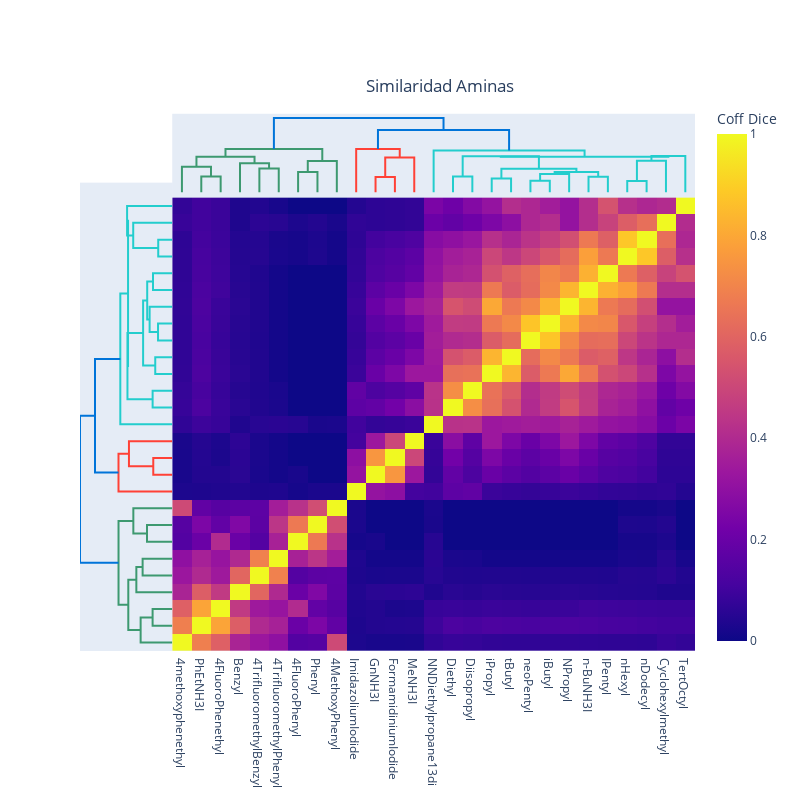

Notebook source saved alongside this figure:
### Code cell
similarity_tanimoto = calculate_amine_fingerprint_distance(amines_smiles, abb_amines_names, 'Dice')
plot_heatmap_plotly(similarity_tanimoto, abb_amines_names, 'Similaridad Aminas', 'centroid', 'Coff Dice')

### Figure 1 — Plotly figure (JSON) as saved in the notebook; plotly's stock layout.template omitted (floating-point values rounded to 4 significant figures; data arrays with more than 128 entries replaced by an {"elided": "..."} marker saying what was removed)
{"data": [{"hoverinfo": "text", "marker": {"color": "rgb(61,153,112)"}, "mode": "lines", "type": "scatter", "x": [15, 15, 25, 25], "xaxis": "x", "y": [0, 0.4215, 0.4215, 0], "yaxis": "y2"}, {"hoverinfo": "text", "marker": {"color": "rgb(61,153,112)"}, "mode": "lines", "type": "scatter", "x": [5, 5, 20, 20], "xaxis": "x", "y": [0, 0.6781, 0.6781, 0.4215], "yaxis": "y2"}, {"hoverinfo": "text", "marker": {"color": "rgb(61,153,112)"}, "mode": "lines", "type": "scatter", "x": [45, 45, 55, 55], "xaxis": "x", "y": [0, 0.6355, 0.6355, 0], "yaxis": "y2"}, {"hoverinfo": "text", "marker": {"color": "rgb(61,153,112)"}, "mode": "lines", "type": "scatter", "x": [35, 35, 50, 50], "xaxis": "x", "y": [0, 0.77, 0.77, 0.6355], "yaxis": "y2"}, {"hoverinfo": "text", "marker": {"color": "rgb(61,153,112)"}, "mode": "lines", "type": "scatter", "x": [12.5, 12.5, 42.5, 42.5], "xaxis": "x", "y": [0.6781, 0.9426, 0.9426, 0.77], "yaxis": "y2"}, {"hoverinfo": "text", "marker": {"color": "rgb(61,153,112)"}, "mode": "lines", "type": "scatter", "x": [65, 65, 75, 75], "xaxis": "x", "y": [0, 0.5419, 0.5419, 0], "yaxis": "y2"}, {"hoverinfo": "text", "marker": {"color": "rgb(61,153,112)"}, "mode": "lines", "type": "scatter", "x": [70, 70, 85, 85], "xaxis": "x", "y": [0.5419, 0.8345, 0.8345, 0], "yaxis": "y2"}, {"hoverinfo": "text", "marker": {"color": "rgb(61,153,112)"}, "mode": "lines", "type": "scatter", "x": [27.5, 27.5, 77.5, 77.5], "xaxis": "x", "y": [0.9426, 1.152, 1.152, 0.8345], "yaxis": "y2"}, {"hoverinfo": "text", "marker": {"color": "rgb(255,65,54)"}, "mode": "lines", "type": "scatter", "x": [105, 105, 115, 115], "xaxis": "x", "y": [0, 0.4071, 0.4071, 0], "yaxis": "y2"}, {"hoverinfo": "text", "marker": {"color": "rgb(255,65,54)"}, "mode": "lines", "type": "scatter", "x": [110, 110, 125, 125], "xaxis": "x", "y": [0.4071, 0.9286, 0.9286, 0], "yaxis": "y2"}, {"hoverinfo": "text", "marker": {"color": "rgb(255,65,54)"}, "mode": "lines", "type": "scatter", "x": [95, 95, 117.5, 117.5], "xaxis": "x", "y": [0, 1.153, 1.153, 0.9286], "yaxis": "y2"}, {"hoverinfo": "text", "marker": {"color": "rgb(35,205,205)"}, "mode": "lines", "type": "scatter", "x": [145, 145, 155, 155], "xaxis": "x", "y": [0, 0.421, 0.421, 0], "yaxis": "y2"}, {"hoverinfo": "text", "marker": {"color": "rgb(35,205,205)"}, "mode": "lines", "type": "scatter", "x": [165, 165, 175, 175], "xaxis": "x", "y": [0, 0.3645, 0.3645, 0], "yaxis": "y2"}, {"hoverinfo": "text", "marker": {"color": "rgb(35,205,205)"}, "mode": "lines", "type": "scatter", "x": [185, 185, 195, 195], "xaxis": "x", "y": [0, 0.3048, 0.3048, 0], "yaxis": "y2"}, {"hoverinfo": "text", "marker": {"color": "rgb(35,205,205)"}, "mode": "lines", "type": "scatter", "x": [190, 190, 205, 205], "xaxis": "x", "y": [0.3048, 0.4856, 0.4856, 0], "yaxis": "y2"}, {"hoverinfo": "text", "marker": {"color": "rgb(35,205,205)"}, "mode": "lines", "type": "scatter", "x": [215, 215, 225, 225], "xaxis": "x", "y": [0, 0.4132, 0.4132, 0], "yaxis": "y2"}, {"hoverinfo": "text", "marker": {"color": "rgb(35,205,205)"}, "mode": "lines", "type": "scatter", "x": [197.5, 197.5, 220, 220], "xaxis": "x", "y": [0.4856, 0.5369, 0.5369, 0.4132], "yaxis": "y2"}, {"hoverinfo": "text", "marker": {"color": "rgb(35,205,205)"}, "mode": "lines", "type": "scatter", "x": [170, 170, 208.8, 208.8], "xaxis": "x", "y": [0.3645, 0.6248, 0.6248, 0.5369], "yaxis": "y2"}, {"hoverinfo": "text", "marker": {"color": "rgb(35,205,205)"}, "mode": "lines", "type": "scatter", "x": [150, 150, 189.4, 189.4], "xaxis": "x", "y": [0.421, 0.9606, 0.9606, 0.6248], "yaxis": "y2"}, {"hoverinfo": "text", "marker": {"color": "rgb(35,205,205)"}, "mode": "lines", "type": "scatter", "x": [235, 235, 245, 245], "xaxis": "x", "y": [0, 0.3007, 0.3007, 0], "yaxis": "y2"}, {"hoverinfo": "text", "marker": {"color": "rgb(35,205,205)"}, "mode": "lines", "type": "scatter", "x": [240, 240, 255, 255], "xaxis": "x", "y": [0.3007, 0.8371, 0.8371, 0], "yaxis": "y2"}, {"hoverinfo": "text", "marker": {"color": "rgb(35,205,205)"}, "mode": "lines", "type": "scatter", "x": [247.5, 247.5, 265, 265], "xaxis": "x", "y": [0.8371, 0.9684, 0.9684, 0], "yaxis": "y2"}, {"hoverinfo": "text", "marker": {"color": "rgb(35,205,205)"}, "mode": "lines", "type": "scatter", "x": [169.7, 169.7, 256.2, 256.2], "xaxis": "x", "y": [0.9606, 0.9477, 0.9477, 0.9684], "yaxis": "y2"}, {"hoverinfo": "text", "marker": {"color": "rgb(35,205,205)"}, "mode": "lines", "type": "scatter", "x": [135, 135, 213.0, 213.0], "xaxis": "x", "y": [0, 1.114, 1.114, 0.9477], "yaxis": "y2"}, {"hoverinfo": "text", "marker": {"color": "rgb(0,116,217)"}, "mode": "lines", "type": "scatter", "x": [106.2, 106.2, 174.0, 174.0], "xaxis": "x", "y": [1.153, 1.657, 1.657, 1.114], "yaxis": "y2"}, {"hoverinfo": "text", "marker": {"color": "rgb(0,116,217)"}, "mode": "lines", "type": "scatter", "x": [52.5, 52.5, 140.1, 140.1], "xaxis": "x", "y": [1.152, 1.978, 1.978, 1.657], "yaxis": "y2"}, {"hoverinfo": "text", "marker": {"color": "rgb(61,153,112)"}, "mode": "lines", "type": "scatter", "x": [0, -0.4215, -0.4215, 0], "xaxis": "x2", "y": [15, 15, 25, 25], "yaxis": "y"}, {"hoverinfo": "text", "marker": {"color": "rgb(61,153,112)"}, "mode": "lines", "type": "scatter", "x": [0, -0.6781, -0.6781, -0.4215], "xaxis": "x2", "y": [5, 5, 20, 20], "yaxis": "y"}, {"hoverinfo": "text", "marker": {"color": "rgb(61,153,112)"}, "mode": "lines", "type": "scatter", "x": [0, -0.6355, -0.6355, 0], "xaxis": "x2", "y": [45, 45, 55, 55], "yaxis": "y"}, {"hoverinfo": "text", "marker": {"color": "rgb(61,153,112)"}, "mode": "lines", "type": "scatter", "x": [0, -0.77, -0.77, -0.6355], "xaxis": "x2", "y": [35, 35, 50, 50], "yaxis": "y"}, {"hoverinfo": "text", "marker": {"color": "rgb(61,153,112)"}, "mode": "lines", "type": "scatter", "x": [-0.6781, -0.9426, -0.9426, -0.77], "xaxis": "x2", "y": [12.5, 12.5, 42.5, 42.5], "yaxis": "y"}, {"hoverinfo": "text", "marker": {"color": "rgb(61,153,112)"}, "mode": "lines", "type": "scatter", "x": [0, -0.5419, -0.5419, 0], "xaxis": "x2", "y": [65, 65, 75, 75], "yaxis": "y"}, {"hoverinfo": "text", "marker": {"color": "rgb(61,153,112)"}, "mode": "lines", "type": "scatter", "x": [-0.5419, -0.8345, -0.8345, 0], "xaxis": "x2", "y": [70, 70, 85, 85], "yaxis": "y"}, {"hoverinfo": "text", "marker": {"color": "rgb(61,153,112)"}, "mode": "lines", "type": "scatter", "x": [-0.9426, -1.152, -1.152, -0.8345], "xaxis": "x2", "y": [27.5, 27.5, 77.5, 77.5], "yaxis": "y"}, {"hoverinfo": "text", "marker": {"color": "rgb(255,65,54)"}, "mode": "lines", "type": "scatter", "x": [0, -0.4071, -0.4071, 0], "xaxis": "x2", "y": [105, 105, 115, 115], "yaxis": "y"}, {"hoverinfo": "text", "marker": {"color": "rgb(255,65,54)"}, "mode": "lines", "type": "scatter", "x": [-0.4071, -0.9286, -0.9286, 0], "xaxis": "x2", "y": [110, 110, 125, 125], "yaxis": "y"}, {"hoverinfo": "text", "marker": {"color": "rgb(255,65,54)"}, "mode": "lines", "type": "scatter", "x": [0, -1.153, -1.153, -0.9286], "xaxis": "x2", "y": [95, 95, 117.5, 117.5], "yaxis": "y"}, {"hoverinfo": "text", "marker": {"color": "rgb(35,205,205)"}, "mode": "lines", "type": "scatter", "x": [0, -0.421, -0.421, 0], "xaxis": "x2", "y": [145, 145, 155, 155], "yaxis": "y"}, {"hoverinfo": "text", "marker": {"color": "rgb(35,205,205)"}, "mode": "lines", "type": "scatter", "x": [0, -0.3645, -0.3645, 0], "xaxis": "x2", "y": [165, 165, 175, 175], "yaxis": "y"}, {"hoverinfo": "text", "marker": {"color": "rgb(35,205,205)"}, "mode": "lines", "type": "scatter", "x": [0, -0.3048, -0.3048, 0], "xaxis": "x2", "y": [185, 185, 195, 195], "yaxis": "y"}, {"hoverinfo": "text", "marker": {"color": "rgb(35,205,205)"}, "mode": "lines", "type": "scatter", "x": [-0.3048, -0.4856, -0.4856, 0], "xaxis": "x2", "y": [190, 190, 205, 205], "yaxis": "y"}, {"hoverinfo": "text", "marker": {"color": "rgb(35,205,205)"}, "mode": "lines", "type": "scatter", "x": [0, -0.4132, -0.4132, 0], "xaxis": "x2", "y": [215, 215, 225, 225], "yaxis": "y"}, {"hoverinfo": "text", "marker": {"color": "rgb(35,205,205)"}, "mode": "lines", "type": "scatter", "x": [-0.4856, -0.5369, -0.5369, -0.4132], "xaxis": "x2", "y": [197.5, 197.5, 220, 220], "yaxis": "y"}, {"hoverinfo": "text", "marker": {"color": "rgb(35,205,205)"}, "mode": "lines", "type": "scatter", "x": [-0.3645, -0.6248, -0.6248, -0.5369], "xaxis": "x2", "y": [170, 170, 208.8, 208.8], "yaxis": "y"}, {"hoverinfo": "text", "marker": {"color": "rgb(35,205,205)"}, "mode": "lines", "type": "scatter", "x": [-0.421, -0.9606, -0.9606, -0.6248], "xaxis": "x2", "y": [150, 150, 189.4, 189.4], "yaxis": "y"}, {"hoverinfo": "text", "marker": {"color": "rgb(35,205,205)"}, "mode": "lines", "type": "scatter", "x": [0, -0.3007, -0.3007, 0], "xaxis": "x2", "y": [235, 235, 245, 245], "yaxis": "y"}, {"hoverinfo": "text", "marker": {"color": "rgb(35,205,205)"}, "mode": "lines", "type": "scatter", "x": [-0.3007, -0.8371, -0.8371, 0], "xaxis": "x2", "y": [240, 240, 255, 255], "yaxis": "y"}, {"hoverinfo": "text", "marker": {"color": "rgb(35,205,205)"}, "mode": "lines", "type": "scatter", "x": [-0.8371, -0.9684, -0.9684, 0], "xaxis": "x2", "y": [247.5, 247.5, 265, 265], "yaxis": "y"}, {"hoverinfo": "text", "marker": {"color": "rgb(35,205,205)"}, "mode": "lines", "type": "scatter", "x": [-0.9606, -0.9477, -0.9477, -0.9684], "xaxis": "x2", "y": [169.7, 169.7, 256.2, 256.2], "yaxis": "y"}, {"hoverinfo": "text", "marker": {"color": "rgb(35,205,205)"}, "mode": "lines", "type": "scatter", "x": [0, -1.114, -1.114, -0.9477], "xaxis": "x2", "y": [135, 135, 213.0, 213.0], "yaxis": "y"}, {"hoverinfo": "text", "marker": {"color": "rgb(0,116,217)"}, "mode": "lines", "type": "scatter", "x": [-1.153, -1.657, -1.657, -1.114], "xaxis": "x2", "y": [106.2, 106.2, 174.0, 174.0], "yaxis": "y"}, {"hoverinfo": "text", "marker": {"color": "rgb(0,116,217)"}, "mode": "lines", "type": "scatter", "x": [-1.152, -1.978, -1.978, -1.657], "xaxis": "x2", "y": [52.5, 52.5, 140.1, 140.1], "yaxis": "y"}, {"colorbar": {"title": {"text": "Coff Dice"}}, "type": "heatmap", "x": [5, 15, 25, 35, 45, 55, 65, 75, 85, 95, 105, 115, 125, 135, 145, 155, 165, 175, 185, 195, 205, 215, 225, 235, 245, 255, 265], "y": [5, 15, 25, 35, 45, 55, 65, 75, 85, 95, 105, 115, 125, 135, 145, 155, 165, 175, 185, 195, 205, 215, 225, 235, 245, 255, 265], "z": {"elided": "27x27 float values"}}], "layout": {"autosize": false, "height": 800, "hovermode": "closest", "showlegend": false, "title": {"text": "Similaridad Aminas", "x": 0.55, "xanchor": "center", "y": 0.9, "yanchor": "top"}, "width": 800, "xaxis": {"domain": [0.15, 1], "mirror": false, "rangemode": "tozero", "showgrid": false, "showline": false, "showticklabels": true, "tickmode": "array", "ticks": "", "ticktext": ["4methoxyphenethyl", "PhEtNH3I", "4FluoroPhenethyl", "Benzyl", "4TrifluoromethylBenzyl", "4TrifluoromethylPhenyl", "4FluoroPhenyl", "Phenyl", "4MethoxyPhenyl", "ImidazoliumIodide", "GnNH3I", "FormamidiniumIodide", "MeNH3I", "NNDiethylpropane13di", "Diethyl", "Diisopropyl", "iPropyl", "tButyl", "neoPentyl", "iButyl", "NPropyl", "n-BuNH3I", "IPentyl", "nHexyl", "nDodecyl", "Cyclohexylmethyl", "TertOctyl"], "tickvals": [5, 15, 25, 35, 45, 55, 65, 75, 85, 95, 105, 115, 125, 135, 145, 155, 165, 175, 185, 195, 205, 215, 225, 235, 245, 255, 265], "type": "linear", "zeroline": false}, "xaxis2": {"domain": [0, 0.15], "mirror": false, "showgrid": false, "showline": false, "showticklabels": false, "ticks": "", "zeroline": false}, "yaxis": {"domain": [0, 0.85], "mirror": false, "rangemode": "tozero", "showgrid": false, "showline": false, "showticklabels": false, "ticks": "", "ticktext": ["4methoxyphenethyl", "PhEtNH3I", "4FluoroPhenethyl", "Benzyl", "4TrifluoromethylBenzyl", "4TrifluoromethylPhenyl", "4FluoroPhenyl", "Phenyl", "4MethoxyPhenyl", "ImidazoliumIodide", "GnNH3I", "FormamidiniumIodide", "MeNH3I", "NNDiethylpropane13di", "Diethyl", "Diisopropyl", "iPropyl", "tButyl", "neoPentyl", "iButyl", "NPropyl", "n-BuNH3I", "IPentyl", "nHexyl", "nDodecyl", "Cyclohexylmethyl", "TertOctyl"], "tickvals": [5, 15, 25, 35, 45, 55, 65, 75, 85, 95, 105, 115, 125, 135, 145, 155, 165, 175, 185, 195, 205, 215, 225, 235, 245, 255, 265], "type": "linear", "zeroline": false}, "yaxis2": {"domain": [0.825, 0.975], "mirror": false, "showgrid": false, "showline": false, "showticklabels": false, "ticks": "", "zeroline": false}}}
